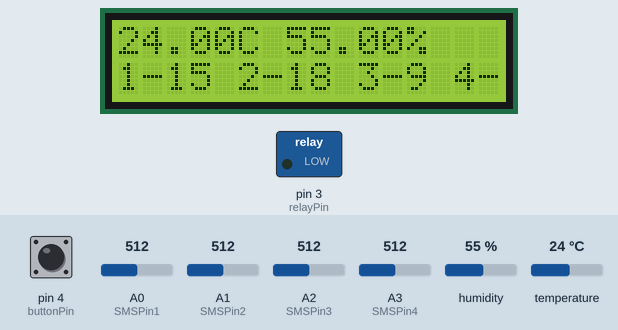
The sketch below on a simulated Arduino Uno, built with avr-gcc and run on an emulated ATmega328P. Parts: 16×2 character LCD, switched loads named in the sketch (green lamp = pin HIGH). The test bench sets the inputs (shaded band); at power-on: temperature 24 °C, A0 (SMSPin1) = 512, A1 (SMSPin2) = 512, A2 (SMSPin3) = 512, humidity 55 %, pin 4 (buttonPin) LOW, A3 (SMSPin4) = 512.

Above: at 4.7 s.
4.8 s: temperature set to 20 °C
At 7.8 s:
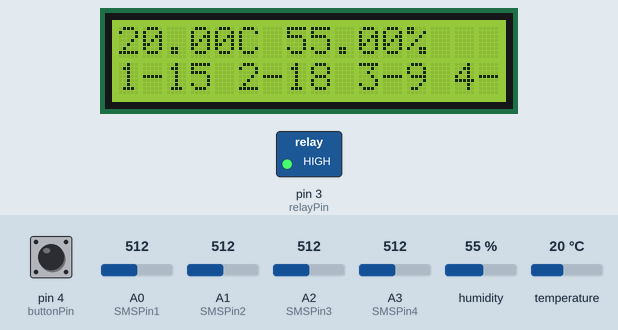
8.7 s: A0 (SMSPin1) set to 716
At 10.4 s:
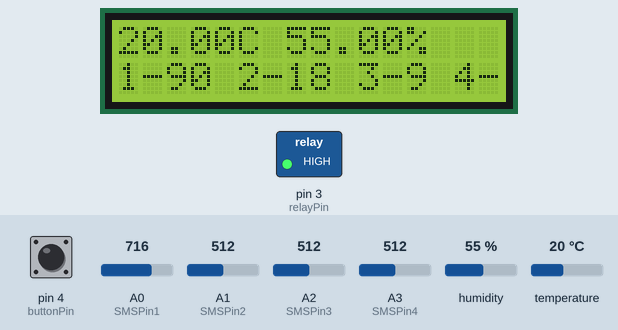
10.7 s: A1 (SMSPin2) set to 716
At 12.5 s:
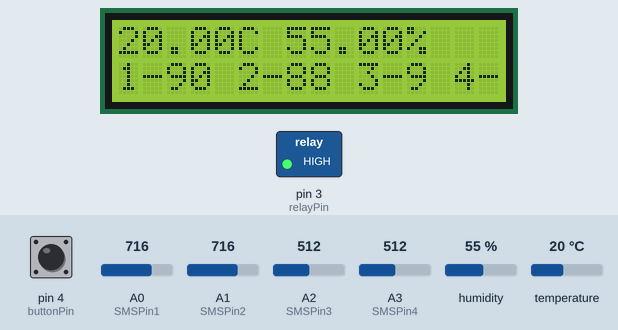
12.8 s: A2 (SMSPin3) set to 716
At 14.6 s:
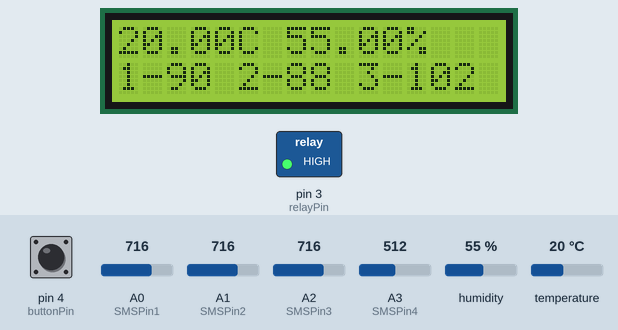
14.9 s: humidity set to 22 %
At 17.0 s:
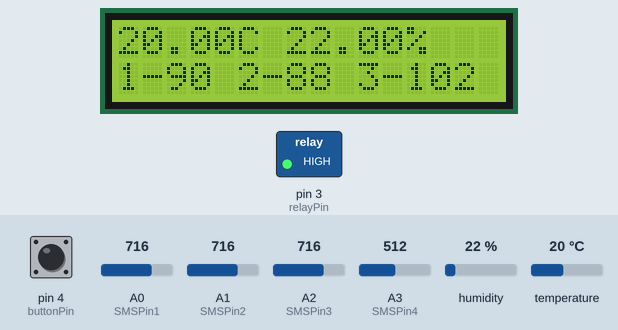
18.0 s: A0 (SMSPin1) set to 992
At 18.8 s:
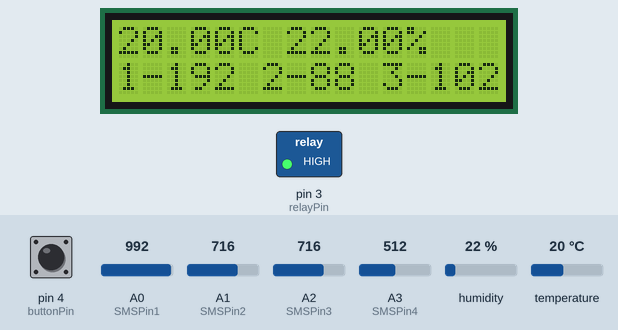
Timing chart, 0 to 21.0 s (numbered marks = the images above; inputs shaded):
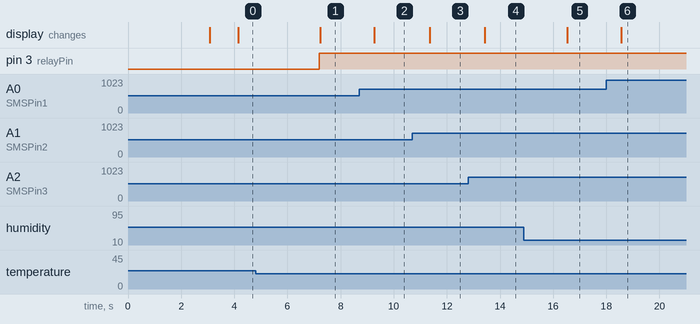

Measured:
- the behaviour switches between 22 and 21 °C on temperature (found by bisection; images 0 and 1)
- after the input at 4.8 s, pin 3 (relayPin): LOW → HIGH after 2.4 s; the display: changes after 2.4 s (image 1)
- after the input at 8.7 s, the display: changes after 0.57 s (image 2)
- after the input at 10.7 s, the display: changes after 0.65 s (image 3)
- after the input at 12.8 s, the display: changes after 0.63 s (image 4)
- after the input at 14.9 s, the display: changes after 1.6 s (image 5)
- after the input at 18.0 s, the display: changes after 0.57 s (image 6)

The sketch:

temperatureOnLcd.ino
```cpp
#include <LiquidCrystal_I2C.h>
#include "DHT.h"
#define DHTPIN 2
#define DHTTYPE DHT11
#define relayPin 3
#define SMSPin1 A0
#define SMSPin2 A1
#define SMSPin3 A2
#define SMSPin4 A3

int buttonPin = 4;
int buttonState = 0;
unsigned long milliSecs;
int delayTime = 3000;
int heating = 0;
int initValue = 0;

LiquidCrystal_I2C lcd(0x27, 16, 2);
DHT dht(DHTPIN, DHTTYPE);

void setup() {
  milliSecs = millis();
  pinMode(buttonPin, INPUT);
  pinMode(relayPin, OUTPUT);
  lcd.init();
  lcd.backlight();
  lcd.setCursor(2,0);
  lcd.print("Temperature");
  lcd.setCursor(5,1);
  lcd.print("Sensor");
  delay(3000);
  //lcd.noBacklight();
  lcd.clear();
  dht.begin();
}

void loop() {
  delay(1000);
  buttonState = digitalRead(buttonPin);
  Serial.begin(9600);
  /*if (buttonState == HIGH) {
    lcd.backlight();
  } else {
    lcd.noBacklight();
  }*/

  unsigned long millisNow = millis();

  if (millisNow - milliSecs > delayTime) {
    float h = dht.readHumidity();
    float t = dht.readTemperature();
    float f = dht.readTemperature(true);

    if(t < 22) {
      digitalWrite(relayPin, HIGH);
      heating = 1;
    }

    if (t > 26) {
      digitalWrite(relayPin, LOW);
      heating = 0;
    }

    if (t >= 25 && t <= 30) {
      if (initValue == 0) {
        heating = 1;
        initValue = 1;
        digitalWrite(relayPin, HIGH);
      }
    }

    if (isnan(h) || isnan(t) || isnan(f)) {
      lcd.clear();
      lcd.setCursor(0,0);
      lcd.print("Failed to read");
      return;
    }

    float hif = dht.computeHeatIndex(f, h);
    //float hic = dht.computeHeatIndex(t, h, false);

    lcd.clear();
    lcd.setCursor(0,0);
    lcd.print(t);
    lcd.print("C ");
    lcd.print(h);
    lcd.print("%");


    milliSecs = millisNow;
  }

  lcd.setCursor(0,1);
  lcd.print("1");
  lcd.print(map(analogRead(SMSPin1), 201, 470, 99, 0));
  lcd.print(" 2");
  lcd.print(map(analogRead(SMSPin2), 174, 460, 99, 0));
  lcd.print(" 3");
  lcd.print(map(analogRead(SMSPin3), 272, 490, 99, 0));
  lcd.print(" 4");
  lcd.print(map(analogRead(SMSPin4), 192, 463, 99, 0));
}
```
